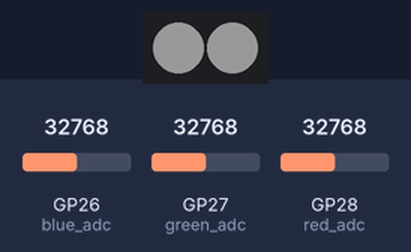
Bench run of a program on a simulated Raspberry Pi Pico running MicroPython. Shown: 2 RGB LEDs in strip order, left to right. The inputs (shaded band) are chosen by the test bench; at power-on: GP26 (blue_adc) = 32768, GP27 (green_adc) = 32768, GP28 (red_adc) = 32768 (analog values on the 0–65535 scale). Dim RGB values are drawn brighter than linear.

Above: at 1.2 s.
1.3 s: GP26 (blue_adc) set to 17472
At 2.4 s:
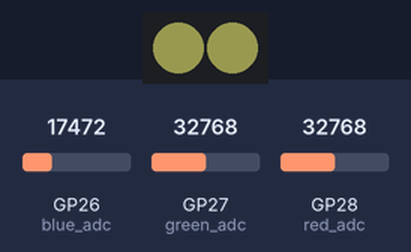
2.8 s: GP26 (blue_adc) set to 16096
At 3.4 s:
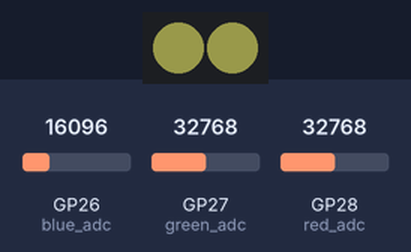
4.3 s: GP27 (green_adc) set to 17376
At 5.6 s:
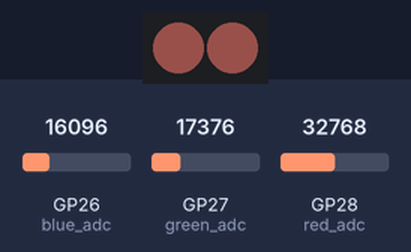
5.9 s: GP27 (green_adc) set to 16192
At 6.6 s:
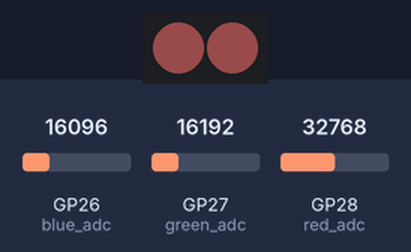
7.4 s: GP28 (red_adc) set to 31248
At 8.7 s:
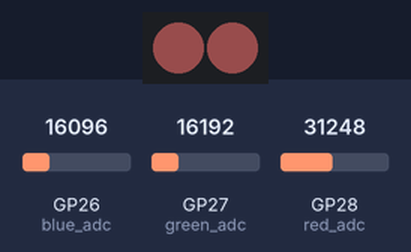
9.0 s: GP28 (red_adc) set to 0
At 9.9 s:
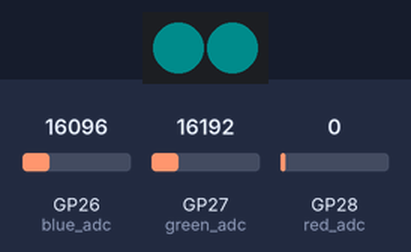
Timing chart, 0 to 11.6 s (numbered marks = the images above; inputs shaded):
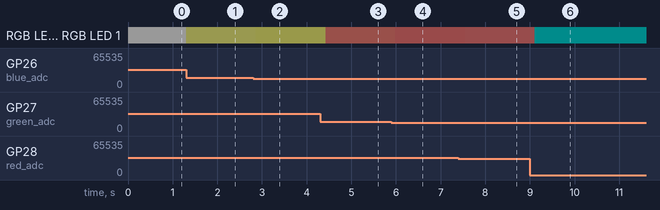

Measured:
- after the input at 1.3 s, RGB LED 0, RGB LED 1: RGB(25, 25, 25) → RGB(25, 25, 13) at once
- after the input at 2.8 s, RGB LED 0, RGB LED 1: RGB(25, 25, 13) → RGB(25, 25, 12) after 0.06 s
- after the input at 4.3 s, RGB LED 0, RGB LED 1: RGB(25, 25, 12) → RGB(25, 13, 12) after 0.13 s
- after the input at 5.9 s, RGB LED 0, RGB LED 1: RGB(25, 13, 12) → RGB(25, 12, 12) after 0.09 s
- after the input at 7.4 s, RGB LED 0, RGB LED 1: RGB(25, 12, 12) → RGB(24, 12, 12) after 0.15 s
- after the input at 9.0 s, RGB LED 0, RGB LED 1: RGB(24, 12, 12) → RGB(0, 12, 12) after 0.11 s

The program:

neopixel_rgb.py
```python
# Set RGB values based on analogue inputs
import array, time
from machine import ADC, Pin
import rp2

# Configure the number of WS2812 LEDs.
NUM_LEDS = 2
PIN_NUM = 6
brightness = 0.2

red_adc = ADC(Pin(28))
green_adc = ADC(Pin(27))
blue_adc = ADC(Pin(26))

@rp2.asm_pio(sideset_init=rp2.PIO.OUT_LOW, out_shiftdir=rp2.PIO.SHIFT_LEFT, autopull=True, pull_thresh=24)
def ws2812():
    T1 = 2
    T2 = 5
    T3 = 3
    wrap_target()
    label("bitloop")
    out(x, 1)               .side(0)    [T3 - 1]
    jmp(not_x, "do_zero")   .side(1)    [T1 - 1]
    jmp("bitloop")          .side(1)    [T2 - 1]
    label("do_zero")
    nop()                   .side(0)    [T2 - 1]
    wrap()

# Create the StateMachine with the ws2812 program, outputting on pin
sm = rp2.StateMachine(0, ws2812, freq=8_000_000, sideset_base=Pin(PIN_NUM))
# Start the StateMachine, it will wait for data on its FIFO.
sm.active(1)
# Display a pattern on the LEDs via an array of LED RGB values.
ar = array.array("I", [0 for _ in range(NUM_LEDS)])

##########################################################################
def pixels_show():
    dimmer_ar = array.array("I", [0 for _ in range(NUM_LEDS)])
    for i,c in enumerate(ar):
        r = int(((c >> 8) & 0xFF) * brightness)
        g = int(((c >> 16) & 0xFF) * brightness)
        b = int((c & 0xFF) * brightness)
        dimmer_ar[i] = (g<<16) + (r<<8) + b
    sm.put(dimmer_ar, 8)
    time.sleep_ms(10)

def pixels_set(i, color):
    ar[i] = (color[1]<<16) + (color[0]<<8) + color[2]

def pixels_fill(color):
    for i in range(len(ar)):
        pixels_set(i, color)

while True:
    red = red_adc.read_u16() / 257
    green = green_adc.read_u16() / 257
    blue = blue_adc.read_u16() / 257

    # Get a single value
    color_value = (int(red), int(green), int(blue))

    pixels_fill(color_value)
    pixels_show()
    time.sleep(0.25)
```
